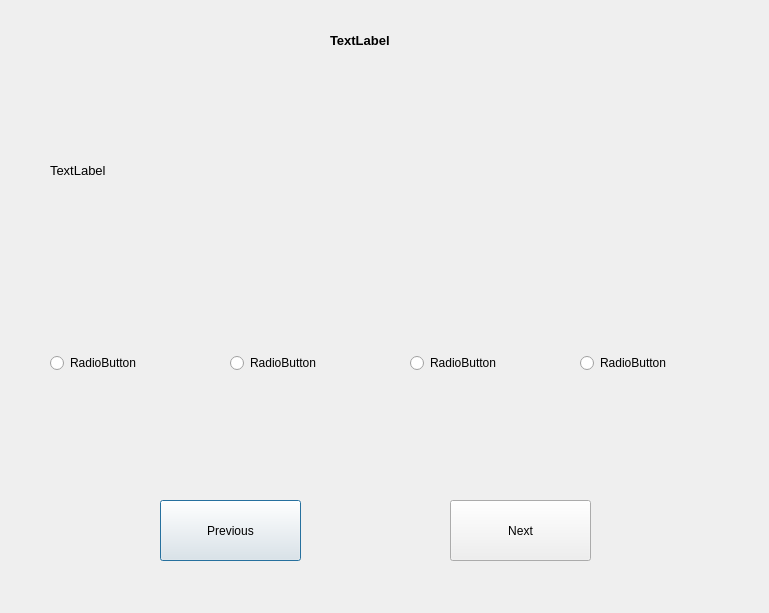
<?xml version="1.0" encoding="UTF-8"?>
<ui version="4.0">
 <class>fourth</class>
 <widget class="QDialog" name="fourth">
  <property name="geometry">
   <rect>
    <x>0</x>
    <y>0</y>
    <width>769</width>
    <height>613</height>
   </rect>
  </property>
  <property name="windowTitle">
   <string>Dialog</string>
  </property>
  <widget class="QLabel" name="lesson">
   <property name="geometry">
    <rect>
     <x>330</x>
     <y>10</y>
     <width>131</width>
     <height>61</height>
    </rect>
   </property>
   <property name="font">
    <font>
     <pointsize>14</pointsize>
     <bold>true</bold>
    </font>
   </property>
   <property name="text">
    <string>&lt;html&gt;&lt;head/&gt;&lt;body&gt;&lt;p&gt;&lt;span style=&quot; font-size:10pt;&quot;&gt;TextLabel&lt;/span&gt;&lt;/p&gt;&lt;/body&gt;&lt;/html&gt;</string>
   </property>
  </widget>
  <widget class="QRadioButton" name="radioButton_1">
   <property name="geometry">
    <rect>
     <x>50</x>
     <y>350</y>
     <width>171</width>
     <height>26</height>
    </rect>
   </property>
   <property name="text">
    <string>RadioButton</string>
   </property>
  </widget>
  <widget class="QRadioButton" name="radioButton_2">
   <property name="geometry">
    <rect>
     <x>230</x>
     <y>350</y>
     <width>171</width>
     <height>26</height>
    </rect>
   </property>
   <property name="text">
    <string>RadioButton</string>
   </property>
  </widget>
  <widget class="QRadioButton" name="radioButton_3">
   <property name="geometry">
    <rect>
     <x>410</x>
     <y>350</y>
     <width>161</width>
     <height>26</height>
    </rect>
   </property>
   <property name="text">
    <string>RadioButton</string>
   </property>
  </widget>
  <widget class="QRadioButton" name="radioButton_4">
   <property name="geometry">
    <rect>
     <x>580</x>
     <y>350</y>
     <width>181</width>
     <height>26</height>
    </rect>
   </property>
   <property name="text">
    <string>RadioButton</string>
   </property>
  </widget>
  <widget class="QPushButton" name="pushButton">
   <property name="geometry">
    <rect>
     <x>160</x>
     <y>500</y>
     <width>141</width>
     <height>61</height>
    </rect>
   </property>
   <property name="text">
    <string>Previous</string>
   </property>
  </widget>
  <widget class="QPushButton" name="pushButton_2">
   <property name="geometry">
    <rect>
     <x>450</x>
     <y>500</y>
     <width>141</width>
     <height>61</height>
    </rect>
   </property>
   <property name="text">
    <string>Next</string>
   </property>
  </widget>
  <widget class="QLabel" name="label">
   <property name="geometry">
    <rect>
     <x>50</x>
     <y>120</y>
     <width>651</width>
     <height>101</height>
    </rect>
   </property>
   <property name="font">
    <font>
     <pointsize>10</pointsize>
    </font>
   </property>
   <property name="text">
    <string>TextLabel</string>
   </property>
  </widget>
 </widget>
 <resources/>
 <connections/>
</ui>
